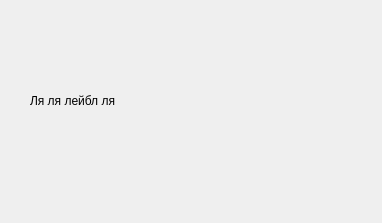
<?xml version="1.0" encoding="UTF-8"?>
<ui version="4.0">
 <class>Dialog</class>
 <widget class="QDialog" name="Dialog">
  <property name="geometry">
   <rect>
    <x>0</x>
    <y>0</y>
    <width>382</width>
    <height>223</height>
   </rect>
  </property>
  <property name="windowTitle">
   <string>О программе</string>
  </property>
  <widget class="QWidget" name="gridLayoutWidget">
   <property name="geometry">
    <rect>
     <x>30</x>
     <y>20</y>
     <width>321</width>
     <height>161</height>
    </rect>
   </property>
   <layout class="QGridLayout" name="gridLayout">
    <item row="0" column="0">
     <widget class="QLabel" name="label">
      <property name="text">
       <string>Ля ля лейбл ля</string>
      </property>
     </widget>
    </item>
   </layout>
  </widget>
 </widget>
 <resources/>
 <connections/>
</ui>
